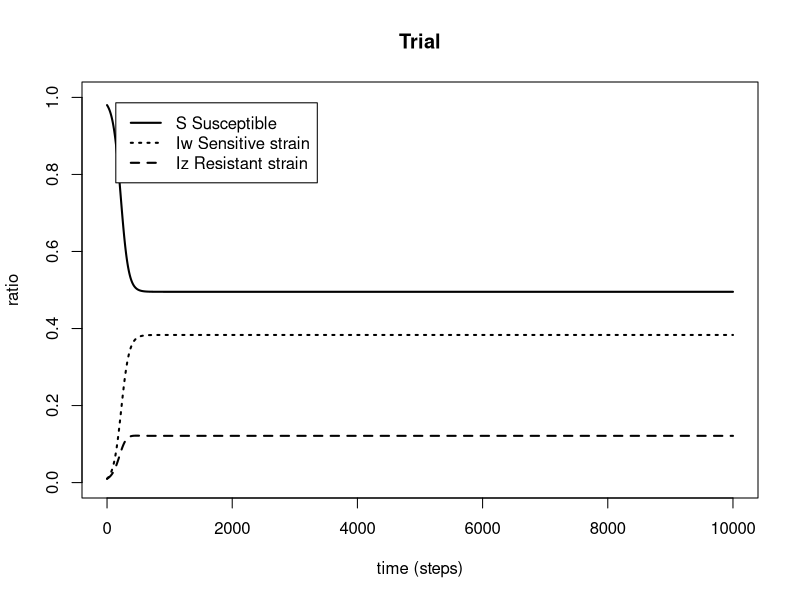
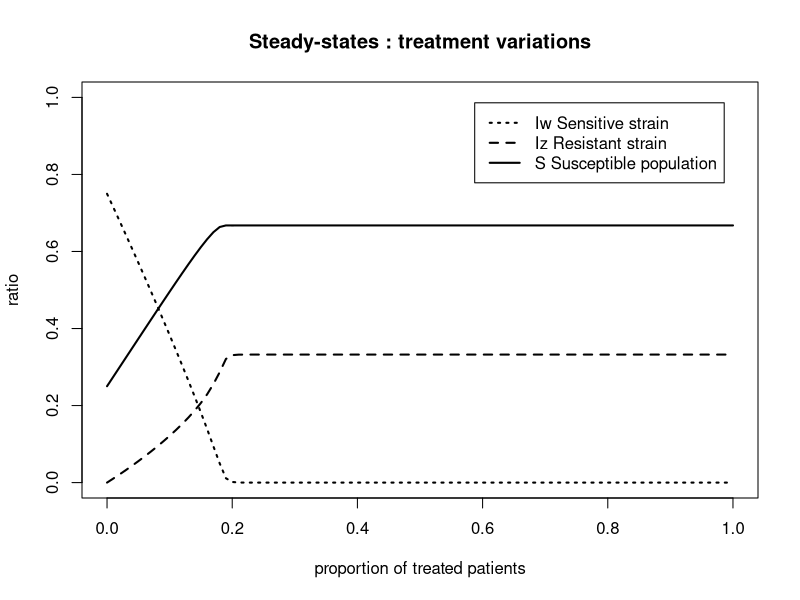
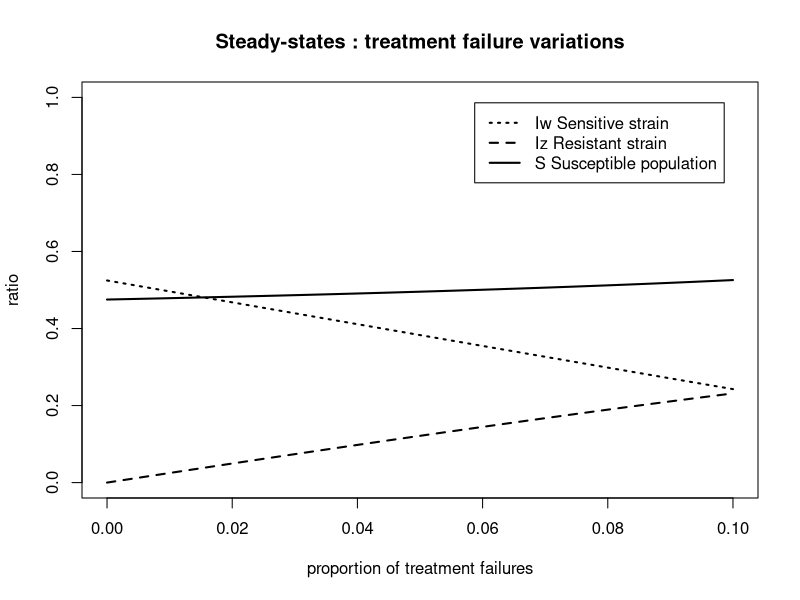

Recreate these plots in R, in order.
## ---- chunk 1
library(deSolve)

options("scipen" = 10)
N <- 1
a <- 10000 #time span
m <- 1 #time step

pbeta_w <- 0.04 #transmission parameter of Iw
pbeta_z <- 0.015 #transmission parameter of Iz

pgammaa <- 0.01 #innate recovery rate
pgamma_tilt <- 0.1 #recovery rate of Iw when treated by antibiotics


prho <- 0.05 #probability of clinical failure

peps <- 0.10 #initial value of the ratio of treated patients





prhoi <- seq(0,0.10,by=0.001)
pepsi <- seq(0,1,by=0.01)


prop <- 0.01 



conv_crit <- 0.00001


## ---- chunk 2
parameters <- c(beta_w=pbeta_w, beta_z=pbeta_z, gamma=pgammaa, gamma_prim=pgamma_tilt, eps=peps, rho=prho)

state <- c(S=1-2*prop, Iw=prop, Iz=prop)

times <- seq(0, a, by=m)

SIS=function(times, state, parameters){
  with(as.list(c(state,parameters)),
       {dS = - beta_w*Iw*S - beta_z*Iz*S + gamma*(1-eps)*Iw + gamma_prim*eps*Iw + gamma*Iz
        dIw = beta_w*Iw*S + (1-eps)*beta_w*Iw*Iz - eps*beta_z*Iz*Iw - rho*eps*Iw - gamma*(1-eps)*Iw - gamma_prim*eps*Iw
        dIz = beta_z*Iz*S + eps*beta_z*Iz*Iw + rho*eps*Iw - (1-eps)*beta_w*Iw*Iz - gamma*Iz
        
        list(c(dS, dIw, dIz))
       })
}

out=as.data.frame(
  ode(y=state, times=times, func=SIS, parms=parameters)
)

## ---- chunk 3

plot(times, out$S, main="Trial", xlab="time (steps)", ylab="ratio", ylim=c(0,1), lty=1, lwd=2, type="l")
lines(times, out$Iw, lty=3, lwd=2)
lines(times, out$Iz, lty=2, lwd=2)

legend("topleft" , inset=.05, c("S Susceptible","Iw Sensitive strain", "Iz Resistant strain"), lty=c(1,3,2), lwd=c(2,2,2))
## ---- chunk 4

parameters <- c(beta_w=pbeta_w, beta_z=pbeta_z, gamma=pgammaa, gamma_prim=pgamma_tilt, eps=peps, rho=prho)

state <- c(S=1-2*prop, Iw=prop, Iz=prop)

times <- seq(0, a, by=m)


root_main=function(times, state, parameters){
  dstate <- unlist(SIS(times, state, parameters))
  sum(abs(dstate)) - conv_crit
  }

exploit_param_eps=function(x) {
  parameters[5] <- x
  out <- lsodar(func=SIS, y=state, parms=parameters, times=times, rootfunc=root_main)
  return(tail(out, n=1))
  }

steady_eps <- do.call(rbind, lapply(pepsi, exploit_param_eps))
steady_eps <- unlist(steady_eps)

steady_time_eps <- steady_eps[,1]
steady_S_eps <- steady_eps[,2]
steady_Iw_eps <- steady_eps[,3]
steady_Iz_eps <- steady_eps[,4]

## ---- chunk 5

plot(pepsi, steady_Iw_eps, main="Steady-states : treatment variations", xlab="proportion of treated patients", ylab="ratio", ylim=c(0,1), lty=3, lwd=2, type="l")

lines(pepsi, steady_Iz_eps, lty=2, lwd=2)
lines(pepsi, steady_S_eps, lty=1, lwd=2)

legend("topright" , inset=.05, c("Iw Sensitive strain", "Iz Resistant strain", "S Susceptible population" ), lty=c(3,2,1), lwd=c(2,2,2))

## ---- chunk 6

parameters <- c(beta_w=pbeta_w, beta_z=pbeta_z, gamma=pgammaa, gamma_prim=pgamma_tilt, eps=peps, rho=prho)

state <- c(S=1-2*prop, Iw=prop, Iz=prop)

times <- seq(0, a, by=m)


root_main=function(times, state, parameters){
  dstate <- unlist(SIS(times, state, parameters))
  sum(abs(dstate)) - conv_crit
  }

exploit_param_rho=function(x) {
  parameters[6] <- x
  out <- lsodar(func=SIS, y=state, parms=parameters, times=times, rootfunc=root_main)
  return(tail(out, n=1))
  }

steady_rho <- do.call(rbind, lapply(prhoi, exploit_param_rho))
steady_rho <- unlist(steady_rho)

steady_time_rho <- steady_rho[,1]
steady_S_rho <- steady_rho[,2]
steady_Iw_rho <- steady_rho[,3]
steady_Iz_rho <- steady_rho[,4]

## ---- chunk 7
plot(prhoi, steady_Iw_rho, main="Steady-states : treatment failure variations", xlab="proportion of treatment failures", ylab="ratio", ylim=c(0,1), lty=3, lwd=2, type="l")

lines(prhoi, steady_Iz_rho, lty=2, lwd=2)
lines(prhoi, steady_S_rho, lty=1, lwd=2)

legend("topright" , inset=.05, c("Iw Sensitive strain", "Iz Resistant strain", "S Susceptible population" ), lty=c(3,2,1), lwd=c(2,2,2))
